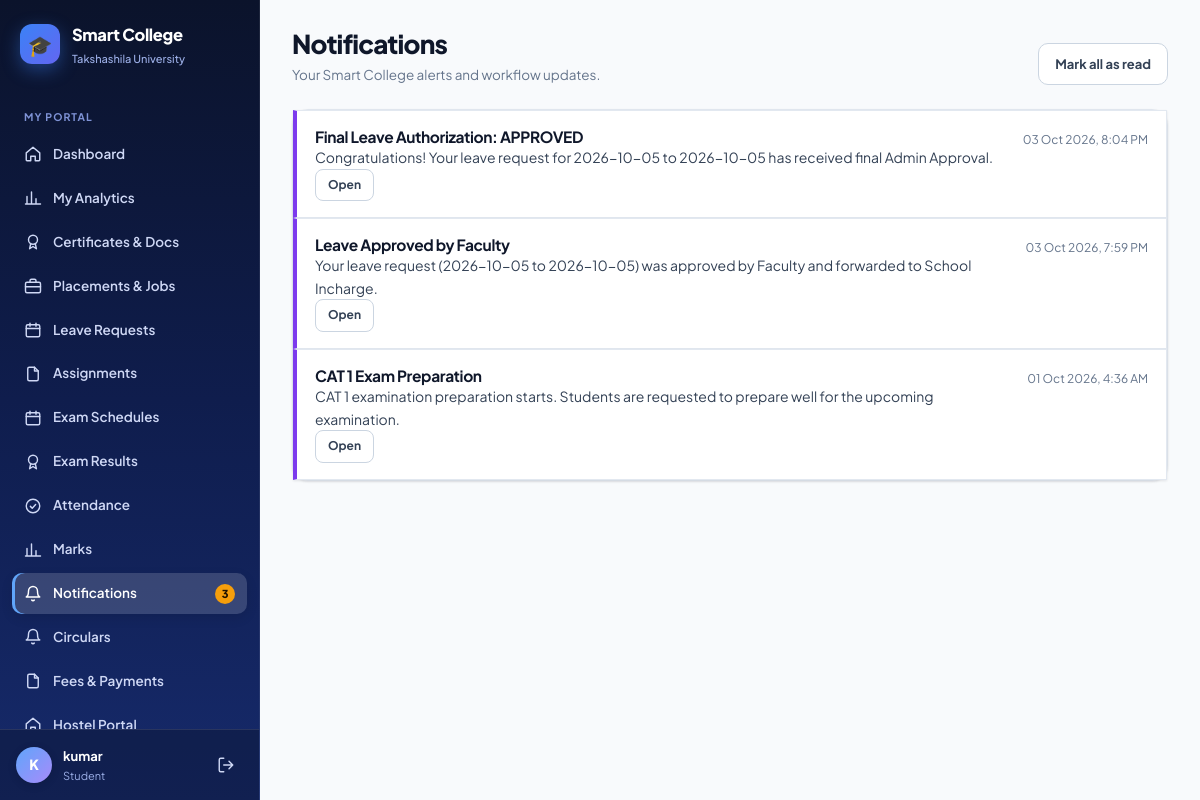
/timetable/notifications/ (signed in), run on the app's committed database.
### students/models.py (models this page shows, shortened)
class Student(models.Model):
    user = models.OneToOneField(
        User,
        on_delete=models.CASCADE,
        null=True,
        blank=True
    )
    name = models.CharField(max_length=100)
    roll_no = models.CharField(max_length=20, unique=True)
    sif_number = models.CharField(
        max_length=30,
        unique=True,
        null=True,
        blank=True,
        help_text="7-digit unique University SIF number (auto-generated if left blank)"
    )
    email = models.EmailField()
    department = models.ForeignKey(
        Department,
        on_delete=models.CASCADE
    )
    course = models.ForeignKey(
        Course,
        on_delete=models.SET_NULL,
        null=True,
        blank=True
    )
    year = models.IntegerField()
    is_approved = models.BooleanField(default=True)
    parent_name = models.CharField(max_length=100, blank=True)
    parent_phone = models.CharField(max_length=20, blank=True)
    phone = models.CharField(max_length=20, blank=True)
    admission_date = models.DateField(default=timezone.now)
    is_active = models.BooleanField(default=True)

### timetable/models.py (models this page shows, shortened)
class Notification(models.Model):
    recipient = models.ForeignKey(User, on_delete=models.CASCADE, related_name="smartcollege_notifications")
    title = models.CharField(max_length=200)
    message = models.TextField()
    link = models.CharField(max_length=300, blank=True)
    is_read = models.BooleanField(default=False)
    created_at = models.DateTimeField(auto_now_add=True)
    class Meta:
        ordering = ["-created_at"]

### timetable/views.py (the view)
@login_required(login_url="/accounts/login/")
def notifications(request):
    items = Notification.objects.filter(recipient=request.user)
    if request.method == "POST":
        Notification.objects.filter(recipient=request.user, is_read=False).update(is_read=True)
        return redirect("/timetable/notifications/")
    return render(request, "timetable/notifications.html", {"notifications": items})

### accounts/context_processors.py (called while the page is built)
def _has_faculty(user):
    if not user or not user.is_authenticated:
        return False
    if Student.objects.filter(user=user).exists():
        return False
    return (
        Faculty.objects.filter(user=user).exists()
        or (bool(user.email) and Faculty.objects.filter(email=user.email).exists())
    )

### timetable/templates/timetable/notifications.html (shortened to what this page needs)
{% extends "base.html" %}
{% block page_title %}Notifications{% endblock %}
{% block page_sub %}Your Smart College alerts and workflow updates.{% endblock %}
{% block page_actions %}{% if notifications %}<form method="post">{% csrf_token %}<button class="btn btn-ghost" type="submit">Mark all as read</button></form>{% endif %}{% endblock %}
{% block content %}
<div class="card"><div class="card-body flush">
{% for n in notifications %}
<div class="note" style="margin:0;border-radius:0;border-left:4px solid {% if not n.is_read %}var(--accent){% else %}transparent{% endif %}">
<div style="display:flex;justify-content:space-between;gap:12px"><div><h3>{{ n.title }}</h3><p>{{ n.message }}</p></div><div class="meta nowrap">{{ n.created_at|date:"d M Y, g:i A" }}</div></div>
{% if n.link %}<a class="btn btn-ghost btn-sm" href="{{ n.link }}">Open</a>{% endif %}
</div>
{% empty %}<div class="empty"><svg class="icon"><use href="#i-bell"/></svg><b>No notifications</b>You're all caught up.</div>{% endfor %}
</div></div>
{% endblock %}

### templates/base.html (shortened to what this page needs)
{% load static %}<!DOCTYPE html>
<html lang="en">
<head>
    <link rel="stylesheet" href="{% static 'css/theme.css' %}">
</head>
<body>
<div class="app">
    <aside class="sidebar" id="sidebar">
        <a class="brand" href="{{ nav_home }}">
            <span class="brand-mark">🎓</span>
            <span>
                <div class="brand-name">Smart College</div>
                <div class="brand-sub">Takshashila University</div>
            </span>
        </a>
        <nav class="nav">
            {% for group in nav_groups %}
                {% if group.label %}<div class="nav-label">{{ group.label }}</div>{% endif %}
                {% for item in group.items %}
                    <a class="nav-link {% if item.active %}active{% endif %}" href="{{ item.url }}">
                        <svg class="icon"><use href="#i-{{ item.icon }}"/></svg>
                        <span>{{ item.label }}</span>
                        {% if item.badge %}<span class="nav-badge">{{ item.badge }}</span>{% endif %}
                    </a>
                {% endfor %}
            {% endfor %}
        </nav>
        <div class="sidebar-foot">
            <div class="avatar">{{ nav_initial }}</div>
            <div class="who">
                <div class="who-name">{{ nav_display }}</div>
                <div class="who-role">{{ nav_role_label }}</div>
            </div>
            <a class="logout" href="/accounts/logout/" title="Log out"><svg class="icon"><use href="#i-logout"/></svg></a>
        </div>
    </aside>
    <div class="main">
        <main class="page">
            <div class="page-head">
                <div>
                    <h1 class="page-title">{% block page_title %}{% endblock %}</h1>
                    <div class="page-sub">{% block page_sub %}{% endblock %}</div>
                </div>
                <div class="head-actions">{% block page_actions %}{% endblock %}</div>
            </div>
            {% block content %}{% endblock %}
        </main>
    </div>
</div>
</body>
</html>

### data on the page
Student: name "kumar"
Notification: title "Final Leave Authorization: APPROVED", message "Congratulations! Your leave request for 2026-10-05 to 2026-10-05 has received final Admin Approval.", created_at "03 Oct 2026, 8:04 PM"
Notification: title "Leave Approved by Faculty", message "Your leave request (2026-10-05 to 2026-10-05) was approved by Faculty and forwarded to School Incharge.", created_at "03 Oct 2026, 7:59 PM"
Notification: title "CAT 1 Exam Preparation", message "CAT 1 examination preparation starts. Students are requested to prepare well for the upcoming examination.", created_at "01 Oct 2026, 4:36 AM"

### other printed values
{{ group.label }} "MY PORTAL"
{{ item.label }} "Dashboard" "My Analytics" "Certificates & Docs" "Placements & Jobs" "Leave Requests" "Assignments" "Exam Schedules" "Exam Results" "Attendance" "Marks" "Notifications" "Circulars" "Fees & Payments" "Hostel Portal"
{{ item.badge }} "3"
{{ nav_initial }} "K"
{{ nav_role_label }} "Student"
